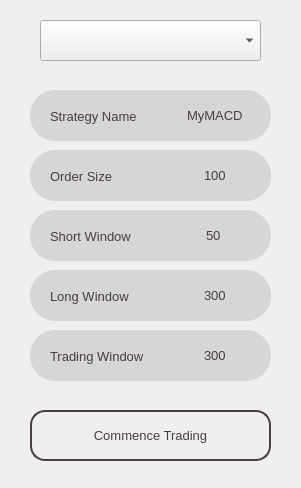
<?xml version="1.0" encoding="UTF-8"?>
<ui version="4.0">
 <class>Form</class>
 <widget class="QWidget" name="Form">
  <property name="geometry">
   <rect>
    <x>0</x>
    <y>0</y>
    <width>301</width>
    <height>488</height>
   </rect>
  </property>
  <property name="windowTitle">
   <string>Moving Average Crossover Strategy]</string>
  </property>
  <widget class="QWidget" name="widget_2" native="true">
   <property name="geometry">
    <rect>
     <x>30</x>
     <y>150</y>
     <width>241</width>
     <height>51</height>
    </rect>
   </property>
   <property name="font">
    <font>
     <family>Segoe UI</family>
     <pointsize>10</pointsize>
    </font>
   </property>
   <property name="styleSheet">
    <string notr="true">background-color: rgb(214, 214, 214);
border-radius: 25px;
color: rgb(72, 61, 65);</string>
   </property>
   <widget class="QLabel" name="label">
    <property name="geometry">
     <rect>
      <x>20</x>
      <y>16</y>
      <width>71</width>
      <height>20</height>
     </rect>
    </property>
    <property name="font">
     <font>
      <family>Segoe UI</family>
      <pointsize>10</pointsize>
     </font>
    </property>
    <property name="styleSheet">
     <string notr="true">color: rgb(72, 61, 65);</string>
    </property>
    <property name="text">
     <string>Order Size</string>
    </property>
   </widget>
   <widget class="QLineEdit" name="order_qty">
    <property name="geometry">
     <rect>
      <x>140</x>
      <y>10</y>
      <width>91</width>
      <height>31</height>
     </rect>
    </property>
    <property name="font">
     <font>
      <family>Segoe UI</family>
      <pointsize>10</pointsize>
     </font>
    </property>
    <property name="styleSheet">
     <string notr="true">background-image: url(:/stripes/bg/stripes-light.png);
border-radius: 15px;
color: rgb(72, 61, 65);</string>
    </property>
    <property name="inputMethodHints">
     <set>Qt::ImhPreferNumbers|Qt::ImhPreferUppercase</set>
    </property>
    <property name="inputMask">
     <string extracomment="Only numbers are allowed">000</string>
    </property>
    <property name="text">
     <string>100</string>
    </property>
    <property name="frame">
     <bool>false</bool>
    </property>
    <property name="cursorPosition">
     <number>3</number>
    </property>
    <property name="alignment">
     <set>Qt::AlignCenter</set>
    </property>
   </widget>
  </widget>
  <widget class="QPushButton" name="place_order">
   <property name="enabled">
    <bool>true</bool>
   </property>
   <property name="geometry">
    <rect>
     <x>30</x>
     <y>410</y>
     <width>241</width>
     <height>51</height>
    </rect>
   </property>
   <property name="font">
    <font>
     <family>Segoe UI</family>
     <pointsize>10</pointsize>
    </font>
   </property>
   <property name="styleSheet">
    <string notr="true">QPushButton {
background-image: url(:/stripes/bg/stripes-light.png);
	color: rgb(72, 61, 65);
	border-radius: 15px;
border-width: 2px;
border-style: solid;
	border-color: rgb(72, 61, 65);
}
</string>
   </property>
   <property name="text">
    <string>Commence Trading</string>
   </property>
   <property name="icon">
    <iconset resource="ui_assets/resources.qrc">
     <normaloff>:/icons/order.png</normaloff>:/icons/order.png</iconset>
   </property>
   <property name="iconSize">
    <size>
     <width>30</width>
     <height>30</height>
    </size>
   </property>
  </widget>
  <widget class="QWidget" name="widget" native="true">
   <property name="geometry">
    <rect>
     <x>0</x>
     <y>0</y>
     <width>361</width>
     <height>80</height>
    </rect>
   </property>
   <property name="font">
    <font>
     <family>Segoe UI</family>
     <pointsize>10</pointsize>
    </font>
   </property>
   <property name="styleSheet">
    <string notr="true">background-image: url(:/stripes/bg/stripes-light.png);</string>
   </property>
   <widget class="QComboBox" name="ticker_combo">
    <property name="geometry">
     <rect>
      <x>40</x>
      <y>20</y>
      <width>221</width>
      <height>41</height>
     </rect>
    </property>
    <property name="font">
     <font>
      <family>Segoe UI</family>
      <pointsize>10</pointsize>
     </font>
    </property>
   </widget>
  </widget>
  <widget class="QWidget" name="widget_6" native="true">
   <property name="geometry">
    <rect>
     <x>30</x>
     <y>210</y>
     <width>241</width>
     <height>51</height>
    </rect>
   </property>
   <property name="font">
    <font>
     <family>Segoe UI</family>
     <pointsize>10</pointsize>
    </font>
   </property>
   <property name="styleSheet">
    <string notr="true">background-color: rgb(214, 214, 214);
border-radius: 25px;
color: rgb(72, 61, 65);</string>
   </property>
   <widget class="QLabel" name="label_3">
    <property name="geometry">
     <rect>
      <x>20</x>
      <y>16</y>
      <width>91</width>
      <height>20</height>
     </rect>
    </property>
    <property name="font">
     <font>
      <family>Segoe UI</family>
      <pointsize>10</pointsize>
     </font>
    </property>
    <property name="styleSheet">
     <string notr="true">color: rgb(72, 61, 65);</string>
    </property>
    <property name="text">
     <string>Short Window</string>
    </property>
   </widget>
   <widget class="QLineEdit" name="order_qty_2">
    <property name="geometry">
     <rect>
      <x>140</x>
      <y>10</y>
      <width>91</width>
      <height>31</height>
     </rect>
    </property>
    <property name="font">
     <font>
      <family>Segoe UI</family>
      <pointsize>10</pointsize>
     </font>
    </property>
    <property name="styleSheet">
     <string notr="true">background-image: url(:/stripes/bg/stripes-light.png);
border-radius: 15px;
color: rgb(72, 61, 65);</string>
    </property>
    <property name="inputMethodHints">
     <set>Qt::ImhPreferNumbers|Qt::ImhPreferUppercase</set>
    </property>
    <property name="inputMask">
     <string extracomment="Only numbers are allowed">000</string>
    </property>
    <property name="text">
     <string>50</string>
    </property>
    <property name="frame">
     <bool>false</bool>
    </property>
    <property name="cursorPosition">
     <number>3</number>
    </property>
    <property name="alignment">
     <set>Qt::AlignCenter</set>
    </property>
   </widget>
  </widget>
  <widget class="QWidget" name="widget_7" native="true">
   <property name="geometry">
    <rect>
     <x>30</x>
     <y>270</y>
     <width>241</width>
     <height>51</height>
    </rect>
   </property>
   <property name="font">
    <font>
     <family>Segoe UI</family>
     <pointsize>10</pointsize>
    </font>
   </property>
   <property name="styleSheet">
    <string notr="true">background-color: rgb(214, 214, 214);
border-radius: 25px;
color: rgb(72, 61, 65);</string>
   </property>
   <widget class="QLabel" name="label_4">
    <property name="geometry">
     <rect>
      <x>20</x>
      <y>16</y>
      <width>91</width>
      <height>20</height>
     </rect>
    </property>
    <property name="font">
     <font>
      <family>Segoe UI</family>
      <pointsize>10</pointsize>
     </font>
    </property>
    <property name="styleSheet">
     <string notr="true">color: rgb(72, 61, 65);</string>
    </property>
    <property name="text">
     <string>Long Window</string>
    </property>
   </widget>
   <widget class="QLineEdit" name="order_qty_3">
    <property name="geometry">
     <rect>
      <x>140</x>
      <y>10</y>
      <width>91</width>
      <height>31</height>
     </rect>
    </property>
    <property name="font">
     <font>
      <family>Segoe UI</family>
      <pointsize>10</pointsize>
     </font>
    </property>
    <property name="styleSheet">
     <string notr="true">background-image: url(:/stripes/bg/stripes-light.png);
border-radius: 15px;
color: rgb(72, 61, 65);</string>
    </property>
    <property name="inputMethodHints">
     <set>Qt::ImhPreferNumbers|Qt::ImhPreferUppercase</set>
    </property>
    <property name="inputMask">
     <string extracomment="Only numbers are allowed">000</string>
    </property>
    <property name="text">
     <string>300</string>
    </property>
    <property name="frame">
     <bool>false</bool>
    </property>
    <property name="cursorPosition">
     <number>3</number>
    </property>
    <property name="alignment">
     <set>Qt::AlignCenter</set>
    </property>
   </widget>
  </widget>
  <widget class="QWidget" name="widget_8" native="true">
   <property name="geometry">
    <rect>
     <x>30</x>
     <y>330</y>
     <width>241</width>
     <height>51</height>
    </rect>
   </property>
   <property name="font">
    <font>
     <family>Segoe UI</family>
     <pointsize>10</pointsize>
    </font>
   </property>
   <property name="styleSheet">
    <string notr="true">background-color: rgb(214, 214, 214);
border-radius: 25px;
color: rgb(72, 61, 65);</string>
   </property>
   <widget class="QLabel" name="label_5">
    <property name="geometry">
     <rect>
      <x>20</x>
      <y>16</y>
      <width>101</width>
      <height>20</height>
     </rect>
    </property>
    <property name="font">
     <font>
      <family>Segoe UI</family>
      <pointsize>10</pointsize>
     </font>
    </property>
    <property name="styleSheet">
     <string notr="true">color: rgb(72, 61, 65);</string>
    </property>
    <property name="text">
     <string>Trading Window</string>
    </property>
   </widget>
   <widget class="QLineEdit" name="order_qty_4">
    <property name="geometry">
     <rect>
      <x>140</x>
      <y>10</y>
      <width>91</width>
      <height>31</height>
     </rect>
    </property>
    <property name="font">
     <font>
      <family>Segoe UI</family>
      <pointsize>10</pointsize>
     </font>
    </property>
    <property name="styleSheet">
     <string notr="true">background-image: url(:/stripes/bg/stripes-light.png);
border-radius: 15px;
color: rgb(72, 61, 65);</string>
    </property>
    <property name="inputMethodHints">
     <set>Qt::ImhPreferNumbers|Qt::ImhPreferUppercase</set>
    </property>
    <property name="inputMask">
     <string extracomment="Only numbers are allowed">000</string>
    </property>
    <property name="text">
     <string>300</string>
    </property>
    <property name="frame">
     <bool>false</bool>
    </property>
    <property name="cursorPosition">
     <number>3</number>
    </property>
    <property name="alignment">
     <set>Qt::AlignCenter</set>
    </property>
   </widget>
  </widget>
  <widget class="QWidget" name="widget_3" native="true">
   <property name="geometry">
    <rect>
     <x>30</x>
     <y>90</y>
     <width>241</width>
     <height>51</height>
    </rect>
   </property>
   <property name="font">
    <font>
     <family>Segoe UI</family>
     <pointsize>10</pointsize>
    </font>
   </property>
   <property name="styleSheet">
    <string notr="true">background-color: rgb(214, 214, 214);
border-radius: 25px;
color: rgb(72, 61, 65);</string>
   </property>
   <widget class="QLabel" name="label_2">
    <property name="geometry">
     <rect>
      <x>20</x>
      <y>16</y>
      <width>101</width>
      <height>20</height>
     </rect>
    </property>
    <property name="font">
     <font>
      <family>Segoe UI</family>
      <pointsize>10</pointsize>
     </font>
    </property>
    <property name="styleSheet">
     <string notr="true">color: rgb(72, 61, 65);</string>
    </property>
    <property name="text">
     <string>Strategy Name</string>
    </property>
   </widget>
   <widget class="QLineEdit" name="order_qty_5">
    <property name="geometry">
     <rect>
      <x>140</x>
      <y>10</y>
      <width>91</width>
      <height>31</height>
     </rect>
    </property>
    <property name="font">
     <font>
      <family>Segoe UI</family>
      <pointsize>10</pointsize>
     </font>
    </property>
    <property name="styleSheet">
     <string notr="true">background-image: url(:/stripes/bg/stripes-light.png);
border-radius: 15px;
color: rgb(72, 61, 65);</string>
    </property>
    <property name="inputMethodHints">
     <set>Qt::ImhPreferNumbers|Qt::ImhPreferUppercase</set>
    </property>
    <property name="inputMask">
     <string extracomment="Only numbers are allowed"/>
    </property>
    <property name="text">
     <string>MyMACD</string>
    </property>
    <property name="frame">
     <bool>false</bool>
    </property>
    <property name="cursorPosition">
     <number>6</number>
    </property>
    <property name="alignment">
     <set>Qt::AlignCenter</set>
    </property>
   </widget>
  </widget>
 </widget>
 <resources>
  <include location="ui_assets/resources.qrc"/>
 </resources>
 <connections/>
</ui>
